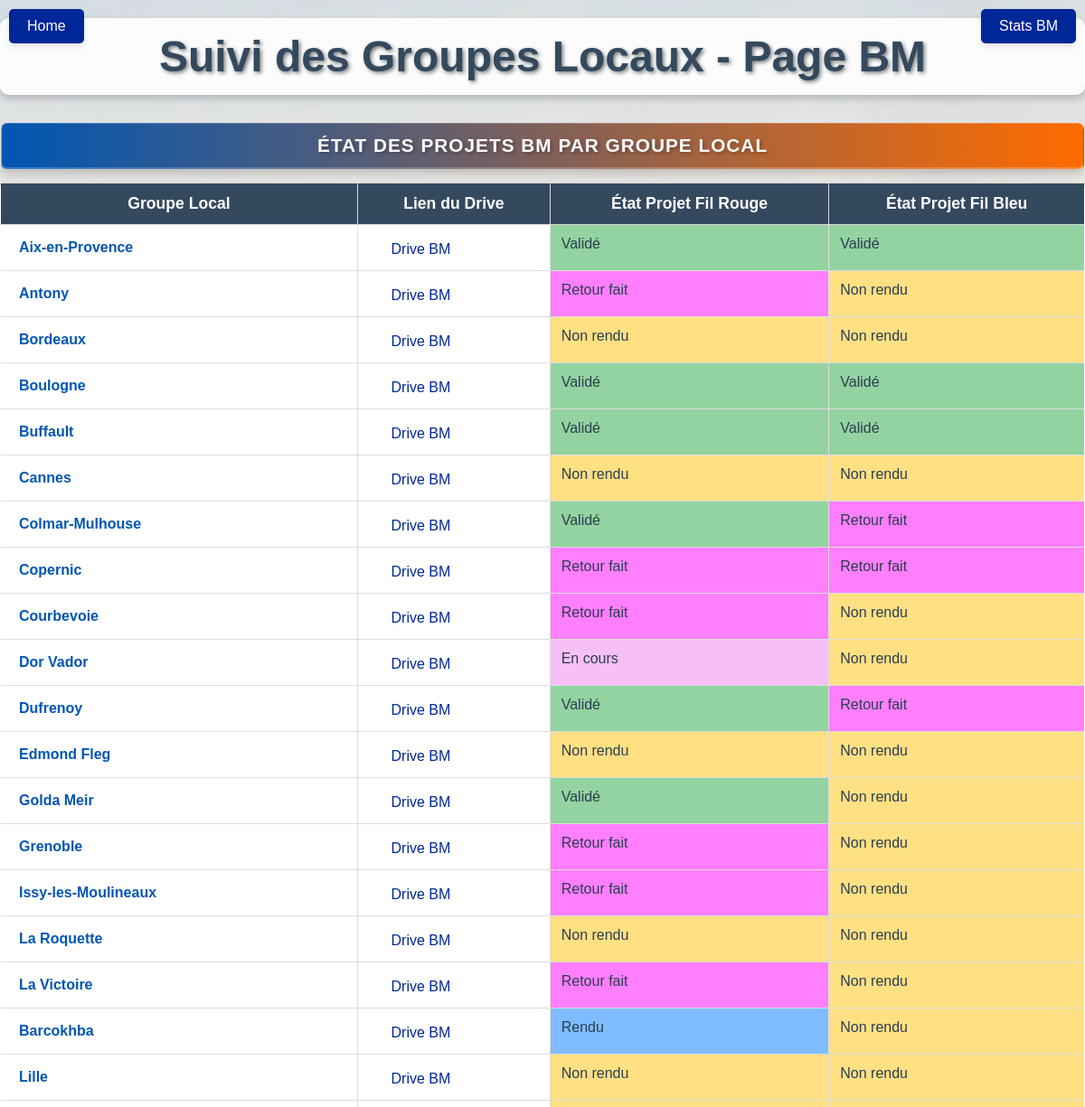
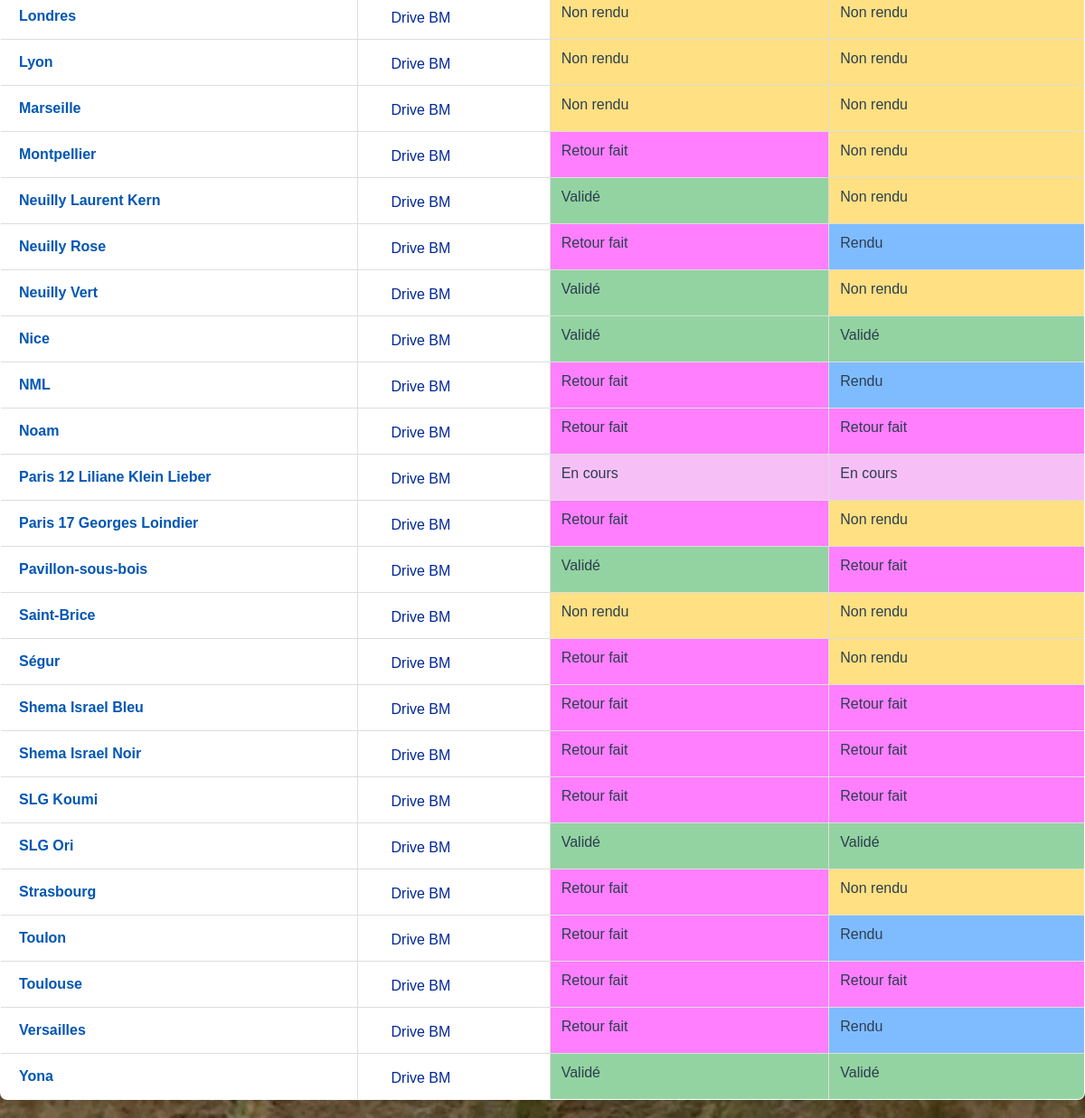
Page /bm/ (signed in) on the committed database (2 pictures, top to bottom).
### camps/models.py (models this page shows, shortened)
class CustomUser(AbstractUser):
    phone = models.CharField("Numéro de téléphone", max_length=15, blank=True, null=True)
    gl = models.CharField("Groupe local", max_length=30, choices=GL_CHOICES, blank=True, null=True)
    camp = models.ForeignKey('Camp', on_delete=models.SET_NULL, null=True, blank=True, related_name='users')
    group = models.ForeignKey(Group, on_delete=models.SET_NULL, null=True, blank=True, related_name='users')
    lienlog = models.URLField("Lien logistique", max_length=500, blank=True, null=True, help_text="Lien vers la page logistique")
    lienbc = models.URLField("Lien BC", max_length=500, blank=True, null=True, help_text="Lien vers la page BC")
    lienbm = models.URLField("Lien BM", max_length=500, blank=True, null=True, help_text="Lien vers la page BM")
    etatfrbm = models.CharField("État du fil rouge BM", max_length=50, choices=ETAT_CHOICES, blank=True, null=True, default='Non rendu')
    etatfbbm = models.CharField("État du fil bleu BM", max_length=50, choices=ETAT_CHOICES, blank=True, null=True, default='Non rendu')
    etatfrbc = models.CharField("État du fil rouge BC", max_length=50, choices=ETAT_CHOICES, blank=True, null=True, default='Non rendu')
    etatfbbc = models.CharField("État du fil bleu BC", max_length=50, choices=ETAT_CHOICES, blank=True, null=True, default='Non rendu')
    etatddcs = models.CharField("État de la grille DDCS", max_length=50, choices=ETAT_CHOICES, blank=True, null=True, default='Non rendu')
    etatgrille = models.CharField("État de la grille de l'annee", max_length=50, choices=ETAT_CHOICES, blank=True, null=True, default='Non rendu')
    etatprojetactivitebc = models.CharField("État de l'ébauche projet d'activité BC", max_length=50, choices=ETAT_CHOICES, blank=True, null=True, default='Non rendu')
    etatprojetviejuvebc = models.CharField("État de l'ébauche projet vie juive BC", max_length=50, choices=ETAT_CHOICES, blank=True, null=True, default='Non rendu')
    commentairefrbm = models.TextField("Commentaire du fil rouge BM", blank=True, null=True, default='')
    commentairefbbm = models.TextField("Commentaire du fil bleu BM", blank=True, null=True, default='')
    commentairefrbc = models.TextField("Commentaire du fil rouge BC", blank=True, null=True, default='')
    commentairefbbc = models.TextField("Commentaire du fil bleu BC", blank=True, null=True, default='')
    commentaireddcs = models.TextField("Commentaire de la grille DDCS", blank=True, null=True, default='')
    commentairegrille = models.TextField("Commentaire de la grille de l'annee", blank=True, null=True, default='')
    commentaireprojetactivitebc = models.TextField("Commentaire de l'ébauche projet d'activité BC", blank=True, null=True, default='')
    commentaireprojetviejuvebc = models.TextField("Commentaire de l'ébauche projet vie juive BC", blank=True, null=True, default='')

### camps/views.py (the view)
# urls.py: path('bm/', views.bm, name='bm'),
@login_required
def bm(request):
    from django.contrib.auth.models import Group
    try:
        gl_group = Group.objects.get(name='gl')
        users = gl_group.user_set.all()
    except Group.DoesNotExist:
        users = []
    context = {
        'users': users,
    }
    return render(request, 'bm.html', context)

### camps/templates/bm.html (shortened to what this page needs)
{% load static %}
<!DOCTYPE html>
<html lang="fr">
<head>
    <link rel="stylesheet" href="{% static 'css/camp_detail.css' %}">
    <link rel="stylesheet" href="{% static 'css/stats.css' %}">
</head>
<body>
    <a href="{% url 'home' %}" class="home-button">Home</a>
    <a href="{% url 'bmstats' %}" class="stats-button">Stats BM</a>
    <h1>Suivi des Groupes Locaux - Page BM</h1>
    <table border="1">
        <caption>État des projets BM par Groupe Local</caption>
        <thead>
            <tr>
                <th>Groupe Local</th>
                <th>Lien du Drive</th>
                <th>État Projet Fil Rouge</th>
                <th>État Projet Fil Bleu</th>
            </tr>
        </thead>
        <tbody>
            {% if users %}
                {% for user in users %}
                <tr>
                    <td>
                        {% if user.gl %}
                            <a href="{% url 'gl2' user.username %}" class="gl-link">{{ user.gl }}</a>
                        {% else %}
                            Non défini
                        {% endif %}
                    </td>
                    <td>
                        {% if user.lienbm %}
                            <a href="{{ user.lienbm }}" target="_blank" class="drive-link">
                                <span class="drive-icon">
                                    <svg xmlns="http://www.w3.org/2000/svg" width="20" height="20" viewBox="0 0 24 24" fill="none" stroke="white" stroke-width="2" stroke-linecap="round" stroke-linejoin="round">
                                        <path d="M18 10h-1.26A8 8 0 1 0 9 20h9a5 5 0 0 0 0-10z"/>
                                    </svg>
                                </span>
                                <span class="drive-title">Drive BM</span>
                            </a>
                        {% else %}
                            <span class="no-data">Aucun lien</span>
                        {% endif %}
                        </td>
                    <td class="
                        {% if user.etatfrbm == 'Non rendu' %}
                            etat-non-rendu
                        {% elif user.etatfrbm == 'Rendu' %}
                            etat-rendu
                        {% elif user.etatfrbm == 'Validé' %}
                            etat-valide
                        {% elif user.etatfrbm == 'Refusé' %}
                            etat-refuse
                        {% elif user.etatfrbm == 'Retour fait' %}
                            etat-retour
                        {% elif user.etatfrbm == 'En cours' %}
                            etat-encours
                        {% endif %}
                    ">
                        {{ user.etatfrbm|default:"Non défini" }}
                    </td>
                    <td class="
                        {% if user.etatfbbm == 'Non rendu' %}
                            etat-non-rendu
                        {% elif user.etatfbbm == 'Rendu' %}
                            etat-rendu
                        {% elif user.etatfbbm == 'Validé' %}
                            etat-valide
                        {% elif user.etatfbbm == 'Refusé' %}
                            etat-refuse
                        {% elif user.etatfbbm == 'Retour fait' %}
                            etat-retour
                        {% elif user.etatfbbm == 'En cours' %}
                            etat-encours
                        {% endif %}
                    ">
                        {{ user.etatfbbm|default:"Non défini" }}
                    </td>
                </tr>
                {% endfor %}
            {% else %}
                <tr>
                    <td colspan="4" class="no-data">
                        Aucun utilisateur trouvé dans le groupe "gl"
                    </td>
                </tr>
            {% endif %}
        </tbody>
    </table>
</body>
</html>

### camps/static/css/camp_detail.css (style rules this page uses)
caption { font-size: 1.4em; font-weight: bold; color: #2c3e50; background-color: rgba(255, 255, 255, 0.9); padding: 10px; margin-bottom: 10px; border-radius: 5px; text-shadow: 1px 1px 2px rgba(0, 0, 0, 0.1); box-shadow: 0 2px 4px rgba(0, 0, 0, 0.1); }
th { background-color: #34495e !important; color: white !important; font-weight: bold; padding: 12px; text-align: center; font-size: 1.1em; }
h1 { color: #e74c3c; font-size: 2.5em; font-weight: bold; text-align: center; margin: 20px 0; text-shadow: 2px 2px 4px rgba(0, 0, 0, 0.3); background-color: rgba(255, 255, 255, 0.9); padding: 15px; border-radius: 10px; box-shadow: 0 4px 8px rgba(0, 0, 0, 0.2); }
.etat-encours { background-color: rgba(238,130,238,0.5) }
h1 { text-align: center; color: rgb(255,127,0); }
table { width: 100%; border-collapse: collapse; margin-bottom: 20px; background-color: #fff; border-radius: 10px; overflow: hidden; text-decoration-color: white; }
table, th, td { border: 1px solid #ddd; padding: 12px; text-align: left; }
th { background-color: #0056b3; color: white; font-weight: bold; padding: 12px; text-align: center; font-size: 1.1em; }
td { vertical-align: top; }
caption { background-color: rgb(0,39,152); color: white; }
.home-button { position: fixed; top: 10px; left: 10px; background-color: rgb(0,39,152); color: white; text-decoration: none; font-size: 16px; padding: 10px 20px; border-radius: 5px; box-shadow: 0 4px 6px rgba(0, 0, 0, 0.1); transition: background-color 0.3s ease; }
a { color: rgb(0,39,152); text-decoration: none; }
table { margin-top: 20px; background-color: #fff; border-radius: 8px; box-shadow: 0px 4px 8px rgba(0, 0, 0, 0.1); }
table tr { transition: background-color 0.3s; }
.etat-valide { background-color: rgba(40, 167, 69, 0.5); }
.etat-rendu { background-color: rgba(0, 123, 255, 0.5); }
.etat-non-rendu { background-color: rgba(255, 193, 7, 0.5); }
.etat-retour { background-color: rgba(255, 0, 255, 0.5); }

### static/css/stats.css (style rules this page uses)
h1 { font-size: 3rem; margin-bottom: 30px; text-align: center; color: #34495e; text-shadow: 2px 2px 4px rgba(0, 0, 0, 0.5); }
.home-button { position: fixed; top: 10px; left: 10px; background-color: rgb(0,39,152); color: white; text-decoration: none; font-size: 16px; padding: 10px 20px; border-radius: 5px; box-shadow: 0 4px 6px rgba(0, 0, 0, 0.1); transition: background-color 0.3s ease; }
.stats-button { position: fixed; top: 10px; right: 10px; background-color: rgb(0,39,152); color: white; text-decoration: none; font-size: 16px; padding: 10px 20px; border-radius: 5px; box-shadow: 0 4px 6px rgba(0, 0, 0, 0.1); transition: background-color 0.3s ease; }

### rows in the picture
CustomUser: gl "Aix-en-Provence", etatfrbm "Validé", etatfbbm "Validé"
CustomUser: gl "Antony", etatfrbm "Retour fait", etatfbbm "Non rendu"
CustomUser: gl "Bordeaux", etatfrbm "Non rendu", etatfbbm "Non rendu"
CustomUser: gl "Boulogne", etatfrbm "Validé", etatfbbm "Validé"
CustomUser: gl "Buffault", etatfrbm "Validé", etatfbbm "Validé"
CustomUser: gl "Cannes", etatfrbm "Non rendu", etatfbbm "Non rendu"
CustomUser: gl "Colmar-Mulhouse", etatfrbm "Validé", etatfbbm "Retour fait"
CustomUser: gl "Copernic", etatfrbm "Retour fait", etatfbbm "Retour fait"
CustomUser: gl "Courbevoie", etatfrbm "Retour fait", etatfbbm "Non rendu"
CustomUser: gl "Dor Vador", etatfrbm "En cours", etatfbbm "Non rendu"
CustomUser: gl "Dufrenoy", etatfrbm "Validé", etatfbbm "Retour fait"
CustomUser: gl "Edmond Fleg", etatfrbm "Non rendu", etatfbbm "Non rendu"
CustomUser: gl "Golda Meir", etatfrbm "Validé", etatfbbm "Non rendu"
CustomUser: gl "Grenoble", etatfrbm "Retour fait", etatfbbm "Non rendu"
CustomUser: gl "Issy-les-Moulineaux", etatfrbm "Retour fait", etatfbbm "Non rendu"
CustomUser: gl "La Roquette", etatfrbm "Non rendu", etatfbbm "Non rendu"
CustomUser: gl "La Victoire", etatfrbm "Retour fait", etatfbbm "Non rendu"
CustomUser: gl "Barcokhba", etatfrbm "Rendu", etatfbbm "Non rendu"
CustomUser: gl "Lille", etatfrbm "Non rendu", etatfbbm "Non rendu"
CustomUser: gl "Londres", etatfrbm "Non rendu", etatfbbm "Non rendu"
CustomUser: gl "Lyon", etatfrbm "Non rendu", etatfbbm "Non rendu"
CustomUser: gl "Marseille", etatfrbm "Non rendu", etatfbbm "Non rendu"
CustomUser: gl "Montpellier", etatfrbm "Retour fait", etatfbbm "Non rendu"
CustomUser: gl "Neuilly Laurent Kern", etatfrbm "Validé", etatfbbm "Non rendu"
CustomUser: gl "Neuilly Rose", etatfrbm "Retour fait", etatfbbm "Rendu"
CustomUser: gl "Neuilly Vert", etatfrbm "Validé", etatfbbm "Non rendu"
CustomUser: gl "Nice", etatfrbm "Validé", etatfbbm "Validé"
CustomUser: gl "NML", etatfrbm "Retour fait", etatfbbm "Rendu"
CustomUser: gl "Noam", etatfrbm "Retour fait", etatfbbm "Retour fait"
CustomUser: gl "Paris 12 Liliane Klein Lieber", etatfrbm "En cours", etatfbbm "En cours"
CustomUser: gl "Paris 17 Georges Loindier", etatfrbm "Retour fait", etatfbbm "Non rendu"
CustomUser: gl "Pavillon-sous-bois", etatfrbm "Validé", etatfbbm "Retour fait"
CustomUser: gl "Saint-Brice", etatfrbm "Non rendu", etatfbbm "Non rendu"
CustomUser: gl "Ségur", etatfrbm "Retour fait", etatfbbm "Non rendu"
CustomUser: gl "Shema Israel Bleu", etatfrbm "Retour fait", etatfbbm "Retour fait"
CustomUser: gl "Shema Israel Noir", etatfrbm "Retour fait", etatfbbm "Retour fait"
CustomUser: gl "SLG Koumi", etatfrbm "Retour fait", etatfbbm "Retour fait"
CustomUser: gl "SLG Ori", etatfrbm "Validé", etatfbbm "Validé"
CustomUser: gl "Strasbourg", etatfrbm "Retour fait", etatfbbm "Non rendu"
CustomUser: gl "Toulon", etatfrbm "Retour fait", etatfbbm "Rendu"
CustomUser: gl "Toulouse", etatfrbm "Retour fait", etatfbbm "Retour fait"
CustomUser: gl "Versailles", etatfrbm "Retour fait", etatfbbm "Rendu"
CustomUser: gl "Yona", etatfrbm "Validé", etatfbbm "Validé"
